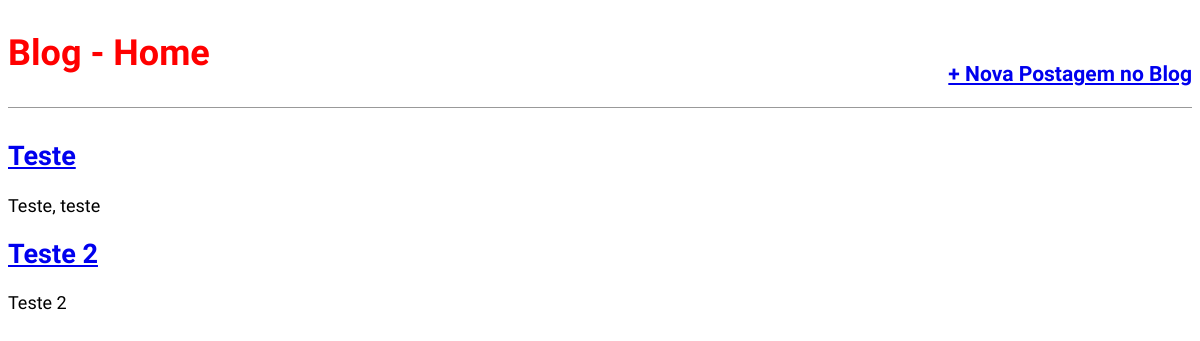
The app's page /, older data.
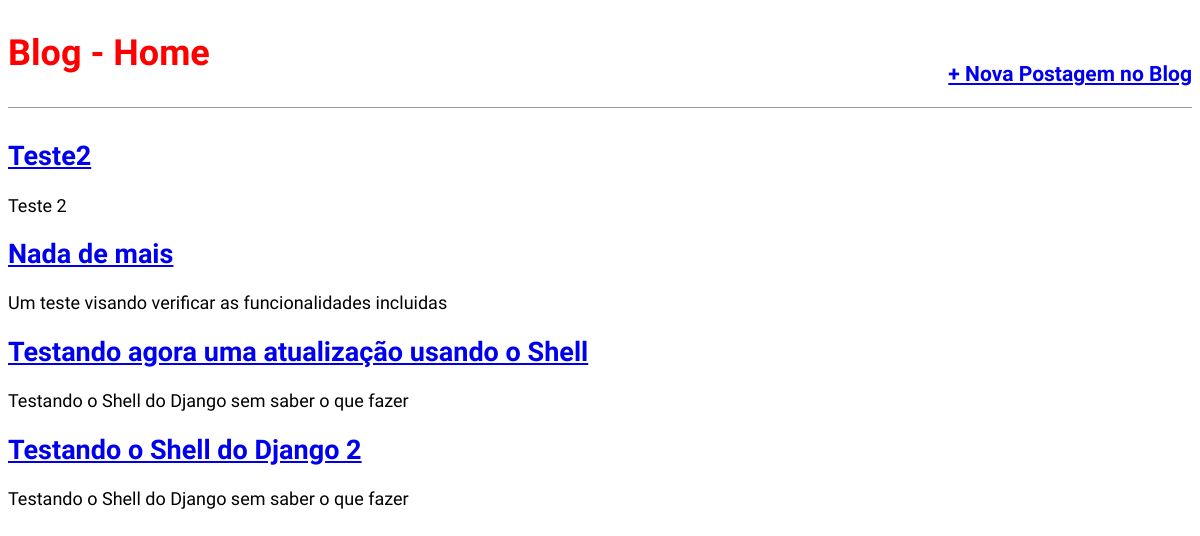
The same page, newer data.
### core/models.py (models this page shows, shortened)
class Post (models.Model):
    STATUS = (
        ('rascunho','Rascunho'),
        ('pulbicado','Publicado'),
    )
    titulo = models.CharField(max_length=250)
    slug = models.SlugField(max_length = 250)
    autor = models.ForeignKey(User,
                                on_delete=models.CASCADE)
    conteudo = models.TextField()
    publicado = models.DateTimeField(default=timezone.now)
    criado = models.DateTimeField(auto_now_add=True)
    auterado = models.DateTimeField(auto_now=True)
    status = models.CharField(max_length=10,
                              choices=STATUS,
                              default='rascunho')
    objects = models.Manager()
    published = PublishedManager()
    def get_absolute_url(self):
        return reverse('post_detail',args=[self.slug])
    class Meta:
        ordering = ('publicado',) #Ordenação dos posts um - muda o sentido

### core/views.py (the view)
# urls.py: path('', views.BlogListView.as_view(), name='home'),
class BlogListView(ListView):
    model = Post
    template_name = 'core/home.html'

### core/templates/core/home.html (shortened to what this page needs)
{% extends 'base.html' %}
{% block content %}
    {% for post in object_list %}
        <divclass="post-entry">
            <h2><a href="{{post.get_absolute_url}}">{{ post.titulo }}</a></h2>
            <p>{{ post.conteudo }}</p>
        </div>
    {% endfor %}
{% endblock content %}

### templates/base.html (shortened to what this page needs)
{% load static %}
<!DOCTYPE html>
<html lang="pt-br">
<head>
    <link rel="stylesheet" href="{% static 'CSS_/style.css' %}">
</head>
<body>
    <header>
        <div class="nav-left">
        <h1><a href="/">Blog - Home</a></h1>
        </div>
        <div class="nav-right">
            <h3><a href="{%url 'post_new' %}">+ Nova Postagem no Blog</a></h3>
        </div>
    </header>
    <div class="container">
    {% block content %} {% endblock content %}
</body>
</html>

### statics/CSS_/style.css (style rules this page uses)
body { font-family: 'Source Sans Pro', sans-serif; font-size: 18px; }
header { border-bottom: 1px solid #999; margin-bottom: 2rem; display: flex; }
header h1 a { color:red; text-decoration: none; }
.nav-left { margin-right: auto; }
.nav-right { display: flex; padding-top: 2rem; }

Row changes from the older to the newer data that the page shows:
removed Post: titulo "Teste", conteudo "Teste, teste"
changed Post "Teste 2": titulo "Teste 2" → "Teste2"
added Post: titulo "Nada de mais", conteudo "Um teste visando verificar as funcionalidades incluidas"
added Post: titulo "Testando agora uma atualização usando o Shell", conteudo "Testando o Shell do Django sem saber o que fazer"
added Post: titulo "Testando o Shell do Django 2", conteudo "Testando o Shell do Django sem saber o que fazer"
